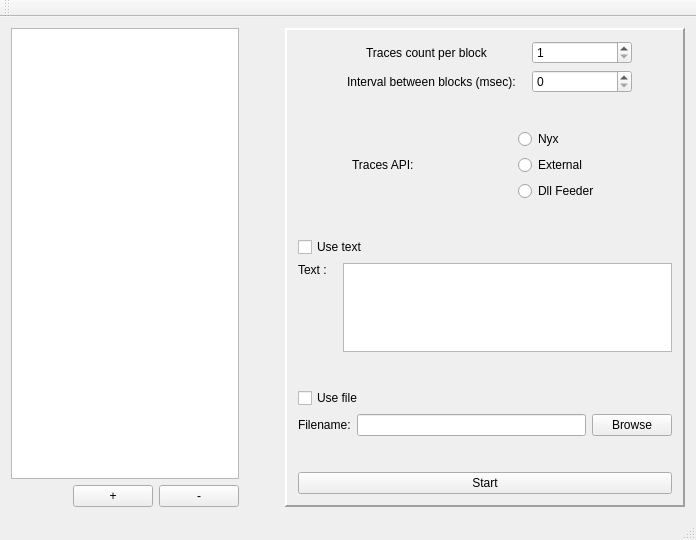
<?xml version="1.0" encoding="UTF-8"?>
<ui version="4.0">
 <class>CTraceViewerFeederClass</class>
 <widget class="QMainWindow" name="CTraceViewerFeederClass">
  <property name="geometry">
   <rect>
    <x>0</x>
    <y>0</y>
    <width>696</width>
    <height>540</height>
   </rect>
  </property>
  <property name="windowTitle">
   <string>CTraceViewerFeeder</string>
  </property>
  <widget class="QWidget" name="centralWidget">
   <layout class="QGridLayout" name="gridLayout_2">
    <item row="0" column="0">
     <layout class="QGridLayout" name="gridLayout">
      <property name="sizeConstraint">
       <enum>QLayout::SetNoConstraint</enum>
      </property>
      <item row="0" column="0">
       <layout class="QHBoxLayout" name="horizontalLayout">
        <item>
         <layout class="QVBoxLayout" name="verticalLayout_4">
          <item>
           <widget class="QListWidget" name="ChannelsName">
            <property name="minimumSize">
             <size>
              <width>200</width>
              <height>0</height>
             </size>
            </property>
            <property name="editTriggers">
             <set>QAbstractItemView::DoubleClicked|QAbstractItemView::EditKeyPressed</set>
            </property>
           </widget>
          </item>
          <item>
           <layout class="QHBoxLayout" name="horizontalLayout_5">
            <item>
             <spacer name="horizontalSpacer_9">
              <property name="orientation">
               <enum>Qt::Horizontal</enum>
              </property>
              <property name="sizeHint" stdset="0">
               <size>
                <width>40</width>
                <height>20</height>
               </size>
              </property>
             </spacer>
            </item>
            <item>
             <widget class="QPushButton" name="btnAddChannel">
              <property name="text">
               <string>+</string>
              </property>
              <property name="flat">
               <bool>false</bool>
              </property>
             </widget>
            </item>
            <item>
             <widget class="QPushButton" name="btnRemoveChannel">
              <property name="text">
               <string>-</string>
              </property>
              <property name="checkable">
               <bool>false</bool>
              </property>
             </widget>
            </item>
           </layout>
          </item>
         </layout>
        </item>
        <item>
         <spacer name="horizontalSpacer">
          <property name="orientation">
           <enum>Qt::Horizontal</enum>
          </property>
          <property name="sizeType">
           <enum>QSizePolicy::Fixed</enum>
          </property>
          <property name="sizeHint" stdset="0">
           <size>
            <width>40</width>
            <height>20</height>
           </size>
          </property>
         </spacer>
        </item>
        <item>
         <widget class="QFrame" name="frame">
          <property name="sizePolicy">
           <sizepolicy hsizetype="Expanding" vsizetype="Expanding">
            <horstretch>0</horstretch>
            <verstretch>0</verstretch>
           </sizepolicy>
          </property>
          <property name="minimumSize">
           <size>
            <width>400</width>
            <height>0</height>
           </size>
          </property>
          <property name="baseSize">
           <size>
            <width>200</width>
            <height>200</height>
           </size>
          </property>
          <property name="frameShape">
           <enum>QFrame::Panel</enum>
          </property>
          <property name="frameShadow">
           <enum>QFrame::Raised</enum>
          </property>
          <property name="lineWidth">
           <number>2</number>
          </property>
          <property name="midLineWidth">
           <number>2</number>
          </property>
          <layout class="QVBoxLayout" name="verticalLayout_2">
           <item>
            <layout class="QVBoxLayout" name="verticalLayout">
             <item>
              <layout class="QHBoxLayout" name="horizontalLayout_2">
               <item>
                <spacer name="horizontalSpacer_4">
                 <property name="orientation">
                  <enum>Qt::Horizontal</enum>
                 </property>
                 <property name="sizeType">
                  <enum>QSizePolicy::Expanding</enum>
                 </property>
                 <property name="sizeHint" stdset="0">
                  <size>
                   <width>10</width>
                   <height>20</height>
                  </size>
                 </property>
                </spacer>
               </item>
               <item>
                <widget class="QLabel" name="label">
                 <property name="minimumSize">
                  <size>
                   <width>150</width>
                   <height>0</height>
                  </size>
                 </property>
                 <property name="text">
                  <string>Traces count per block</string>
                 </property>
                </widget>
               </item>
               <item>
                <spacer name="horizontalSpacer_2">
                 <property name="orientation">
                  <enum>Qt::Horizontal</enum>
                 </property>
                 <property name="sizeType">
                  <enum>QSizePolicy::Fixed</enum>
                 </property>
                 <property name="sizeHint" stdset="0">
                  <size>
                   <width>10</width>
                   <height>20</height>
                  </size>
                 </property>
                </spacer>
               </item>
               <item>
                <widget class="QSpinBox" name="TracesPerBlockSpinBox">
                 <property name="minimumSize">
                  <size>
                   <width>100</width>
                   <height>0</height>
                  </size>
                 </property>
                 <property name="minimum">
                  <number>1</number>
                 </property>
                 <property name="maximum">
                  <number>100000</number>
                 </property>
                </widget>
               </item>
               <item>
                <spacer name="horizontalSpacer_3">
                 <property name="orientation">
                  <enum>Qt::Horizontal</enum>
                 </property>
                 <property name="sizeType">
                  <enum>QSizePolicy::Fixed</enum>
                 </property>
                 <property name="sizeHint" stdset="0">
                  <size>
                   <width>40</width>
                   <height>20</height>
                  </size>
                 </property>
                </spacer>
               </item>
              </layout>
             </item>
             <item>
              <spacer name="verticalSpacer_4">
               <property name="orientation">
                <enum>Qt::Vertical</enum>
               </property>
               <property name="sizeHint" stdset="0">
                <size>
                 <width>20</width>
                 <height>40</height>
                </size>
               </property>
              </spacer>
             </item>
             <item>
              <layout class="QHBoxLayout" name="horizontalLayout_7">
               <item>
                <spacer name="horizontalSpacer_10">
                 <property name="orientation">
                  <enum>Qt::Horizontal</enum>
                 </property>
                 <property name="sizeType">
                  <enum>QSizePolicy::Expanding</enum>
                 </property>
                 <property name="sizeHint" stdset="0">
                  <size>
                   <width>10</width>
                   <height>20</height>
                  </size>
                 </property>
                </spacer>
               </item>
               <item>
                <widget class="QLabel" name="label_4">
                 <property name="text">
                  <string>Interval between blocks (msec):</string>
                 </property>
                </widget>
               </item>
               <item>
                <spacer name="horizontalSpacer_11">
                 <property name="orientation">
                  <enum>Qt::Horizontal</enum>
                 </property>
                 <property name="sizeType">
                  <enum>QSizePolicy::Fixed</enum>
                 </property>
                 <property name="sizeHint" stdset="0">
                  <size>
                   <width>10</width>
                   <height>20</height>
                  </size>
                 </property>
                </spacer>
               </item>
               <item>
                <widget class="QSpinBox" name="IntervalBetweenBlocksSpinBox">
                 <property name="minimumSize">
                  <size>
                   <width>100</width>
                   <height>0</height>
                  </size>
                 </property>
                 <property name="maximum">
                  <number>9999999</number>
                 </property>
                </widget>
               </item>
               <item>
                <spacer name="horizontalSpacer_12">
                 <property name="orientation">
                  <enum>Qt::Horizontal</enum>
                 </property>
                 <property name="sizeType">
                  <enum>QSizePolicy::Fixed</enum>
                 </property>
                 <property name="sizeHint" stdset="0">
                  <size>
                   <width>40</width>
                   <height>20</height>
                  </size>
                 </property>
                </spacer>
               </item>
              </layout>
             </item>
             <item>
              <spacer name="verticalSpacer">
               <property name="orientation">
                <enum>Qt::Vertical</enum>
               </property>
               <property name="sizeType">
                <enum>QSizePolicy::Fixed</enum>
               </property>
               <property name="sizeHint" stdset="0">
                <size>
                 <width>20</width>
                 <height>30</height>
                </size>
               </property>
              </spacer>
             </item>
             <item>
              <layout class="QHBoxLayout" name="horizontalLayout_3">
               <item>
                <spacer name="horizontalSpacer_5">
                 <property name="orientation">
                  <enum>Qt::Horizontal</enum>
                 </property>
                 <property name="sizeHint" stdset="0">
                  <size>
                   <width>10</width>
                   <height>20</height>
                  </size>
                 </property>
                </spacer>
               </item>
               <item>
                <widget class="QLabel" name="label_2">
                 <property name="minimumSize">
                  <size>
                   <width>150</width>
                   <height>0</height>
                  </size>
                 </property>
                 <property name="text">
                  <string>Traces API:</string>
                 </property>
                </widget>
               </item>
               <item>
                <spacer name="horizontalSpacer_7">
                 <property name="orientation">
                  <enum>Qt::Horizontal</enum>
                 </property>
                 <property name="sizeType">
                  <enum>QSizePolicy::Fixed</enum>
                 </property>
                 <property name="sizeHint" stdset="0">
                  <size>
                   <width>10</width>
                   <height>20</height>
                  </size>
                 </property>
                </spacer>
               </item>
               <item>
                <layout class="QVBoxLayout" name="verticalLayout_3">
                 <item>
                  <widget class="QRadioButton" name="btnNyxAPISource">
                   <property name="minimumSize">
                    <size>
                     <width>100</width>
                     <height>0</height>
                    </size>
                   </property>
                   <property name="text">
                    <string>Nyx</string>
                   </property>
                  </widget>
                 </item>
                 <item>
                  <widget class="QRadioButton" name="btnExternalAPISource">
                   <property name="minimumSize">
                    <size>
                     <width>100</width>
                     <height>0</height>
                    </size>
                   </property>
                   <property name="text">
                    <string>External</string>
                   </property>
                  </widget>
                 </item>
                 <item>
                  <widget class="QRadioButton" name="btnDllSource">
                   <property name="text">
                    <string>Dll Feeder</string>
                   </property>
                  </widget>
                 </item>
                </layout>
               </item>
               <item>
                <spacer name="horizontalSpacer_6">
                 <property name="orientation">
                  <enum>Qt::Horizontal</enum>
                 </property>
                 <property name="sizeHint" stdset="0">
                  <size>
                   <width>10</width>
                   <height>20</height>
                  </size>
                 </property>
                </spacer>
               </item>
              </layout>
             </item>
             <item>
              <spacer name="verticalSpacer_2">
               <property name="orientation">
                <enum>Qt::Vertical</enum>
               </property>
               <property name="sizeType">
                <enum>QSizePolicy::Fixed</enum>
               </property>
               <property name="sizeHint" stdset="0">
                <size>
                 <width>20</width>
                 <height>30</height>
                </size>
               </property>
              </spacer>
             </item>
             <item>
              <widget class="QCheckBox" name="m_cbUseText">
               <property name="text">
                <string>Use text</string>
               </property>
              </widget>
             </item>
             <item>
              <layout class="QHBoxLayout" name="horizontalLayout_4">
               <item>
                <widget class="QLabel" name="label_3">
                 <property name="text">
                  <string>Text :</string>
                 </property>
                 <property name="alignment">
                  <set>Qt::AlignLeading|Qt::AlignLeft|Qt::AlignTop</set>
                 </property>
                </widget>
               </item>
               <item>
                <spacer name="horizontalSpacer_8">
                 <property name="orientation">
                  <enum>Qt::Horizontal</enum>
                 </property>
                 <property name="sizeType">
                  <enum>QSizePolicy::Fixed</enum>
                 </property>
                 <property name="sizeHint" stdset="0">
                  <size>
                   <width>10</width>
                   <height>20</height>
                  </size>
                 </property>
                </spacer>
               </item>
               <item>
                <widget class="QPlainTextEdit" name="editTraceText">
                 <property name="maximumSize">
                  <size>
                   <width>16777215</width>
                   <height>16777215</height>
                  </size>
                 </property>
                </widget>
               </item>
              </layout>
             </item>
             <item>
              <spacer name="verticalSpacer_5">
               <property name="orientation">
                <enum>Qt::Vertical</enum>
               </property>
               <property name="sizeType">
                <enum>QSizePolicy::Fixed</enum>
               </property>
               <property name="sizeHint" stdset="0">
                <size>
                 <width>20</width>
                 <height>30</height>
                </size>
               </property>
              </spacer>
             </item>
             <item>
              <widget class="QCheckBox" name="m_cbUseFile">
               <property name="text">
                <string>Use file</string>
               </property>
              </widget>
             </item>
             <item>
              <layout class="QHBoxLayout" name="horizontalLayout_8">
               <item>
                <widget class="QLabel" name="label_5">
                 <property name="text">
                  <string>Filename:</string>
                 </property>
                </widget>
               </item>
               <item>
                <widget class="QLineEdit" name="m_editFilename"/>
               </item>
               <item>
                <widget class="QPushButton" name="m_btnBrowseFile">
                 <property name="text">
                  <string>Browse</string>
                 </property>
                </widget>
               </item>
              </layout>
             </item>
             <item>
              <spacer name="verticalSpacer_3">
               <property name="orientation">
                <enum>Qt::Vertical</enum>
               </property>
               <property name="sizeType">
                <enum>QSizePolicy::Fixed</enum>
               </property>
               <property name="sizeHint" stdset="0">
                <size>
                 <width>20</width>
                 <height>30</height>
                </size>
               </property>
              </spacer>
             </item>
             <item>
              <layout class="QHBoxLayout" name="horizontalLayout_6">
               <item>
                <widget class="QPushButton" name="btnStartStop">
                 <property name="text">
                  <string>Start</string>
                 </property>
                </widget>
               </item>
              </layout>
             </item>
            </layout>
           </item>
          </layout>
         </widget>
        </item>
       </layout>
      </item>
     </layout>
    </item>
   </layout>
  </widget>
  <widget class="QMenuBar" name="menuBar">
   <property name="geometry">
    <rect>
     <x>0</x>
     <y>0</y>
     <width>696</width>
     <height>22</height>
    </rect>
   </property>
  </widget>
  <widget class="QToolBar" name="mainToolBar">
   <attribute name="toolBarArea">
    <enum>TopToolBarArea</enum>
   </attribute>
   <attribute name="toolBarBreak">
    <bool>false</bool>
   </attribute>
  </widget>
  <widget class="QStatusBar" name="statusBar"/>
 </widget>
 <layoutdefault spacing="6" margin="11"/>
 <resources/>
 <connections/>
</ui>
